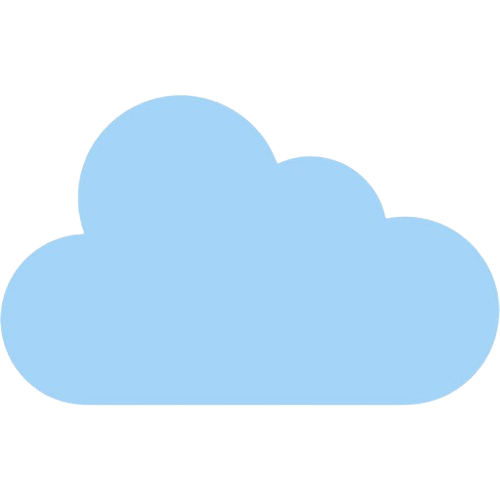
#> input picture adventage programming/lesson 1 oop/image_generator/images/cloud.png, 500 x 500 px
$ python image_generator_ai_version.py
#> lines starting #> are read from the running program, lines starting #| are printed output that depends on the picture
import operator
from PIL import Image


class WrapperImage:
    def __init__(self, size, bg_color=None):
        self.size = size
        self.bg_color = bg_color

    def dominant_color(self, image_path):
#> called with image_path = './images/cloud.png'
        img = Image.open(image_path).resize((150, 150)).convert("RGB")
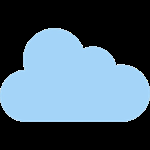
#> img: PIL image 150x150 RGB; mean R, G, B 75.2, 96.9, 113
        pixels = img.getdata()

        color_count = {}
        for pixel in pixels:
            color_count[pixel] = color_count.get(pixel, 0) + 1
#> after the loop, color_count = 614 items

        dominant_color = max(color_count.items(), key=operator.itemgetter(1))[0]
#> dominant_color = (0, 0, 0)
        self.bg_color = dominant_color
#> self.bg_color = (0, 0, 0)

    def create_canvas(self):
        return Image.new("RGB", (self.size, self.size), self.bg_color)
#> returned value: PIL image 600x600 RGB; every value is 0


class MainImage:
    def __init__(self, path, size):
        self.path = path
        self.size = size

    def resize(self):
        return Image.open(self.path).resize((self.size, self.size))

    def paste_to_center(self, canvas):
        padding = (canvas.size[0] - self.size) // 2
#> padding = 50
        canvas.paste(self.resize(), (padding, padding))
#> in resize, returned value is the input picture: PIL image 500x500 RGBA; mean R, G, B, A 74.6, 96, 112, 113.3
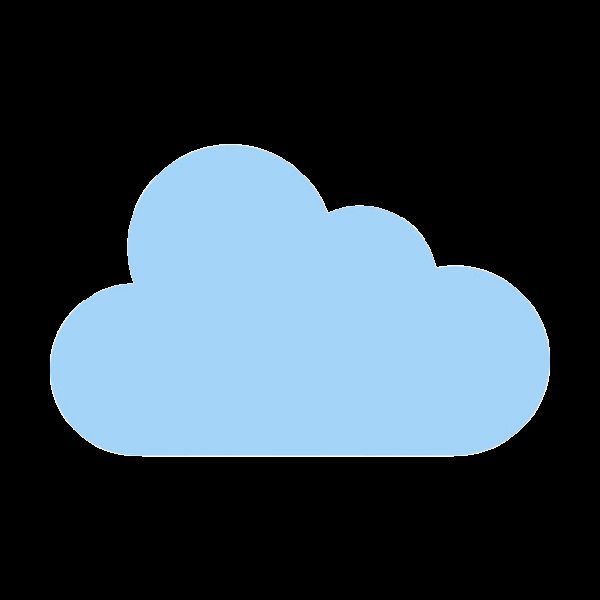
#> canvas: PIL image 600x600 RGB; mean R, G, B 51.8, 66.7, 77.8


class SubImage:
    def __init__(self, path, position, size):
        self.path = path
        self.position = position
        self.size = size

    def resize(self):
        return Image.open(self.path).resize((self.size, self.size))
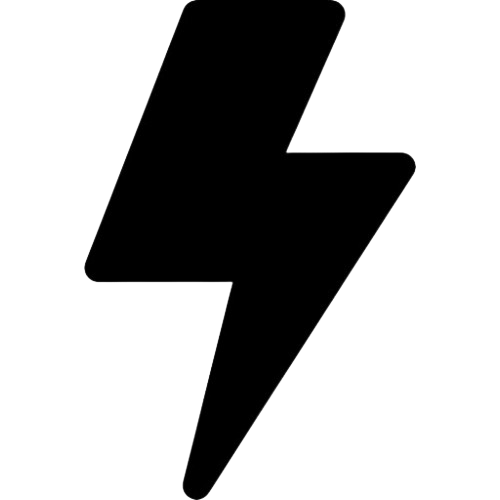
#> input picture adventage programming/lesson 1 oop/image_generator/images/storm.png, 500 x 500 px
#> returned value: PIL image 300x300 RGBA

    def paste(self, canvas):
        canvas.paste(self.resize(), self.position)
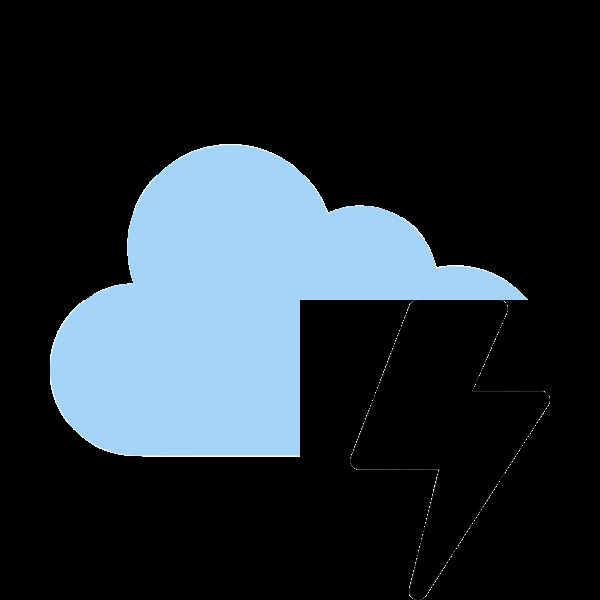
#> canvas: PIL image 600x600 RGB; mean R, G, B 35.2, 45.2, 52.6


def create_image(main_image, sub_images, wrapper_size):

    if main_image["size"] >= wrapper_size:
        print("Main image must be smaller than wrapper.")
        return

    # wrapper yaratish
    wrapper = WrapperImage(wrapper_size)
    wrapper.dominant_color(main_image["path"])
    canvas = wrapper.create_canvas()

    # main image
    main = MainImage(main_image["path"], main_image["size"])
    main.paste_to_center(canvas)

    # 4 katak pozitsiya
    half = wrapper_size // 2
    positions = [
        (0, 0),
        (half, 0),
        (0, half),
        (half, half),
    ]

    # sub images
    for sub in sub_images:
        pos = positions[sub["position_id"]]
        sub_img = SubImage(sub["path"], pos, half)
        sub_img.paste(canvas)
#> pass 2 of the loop in create_image, `for sub in sub_images:`:
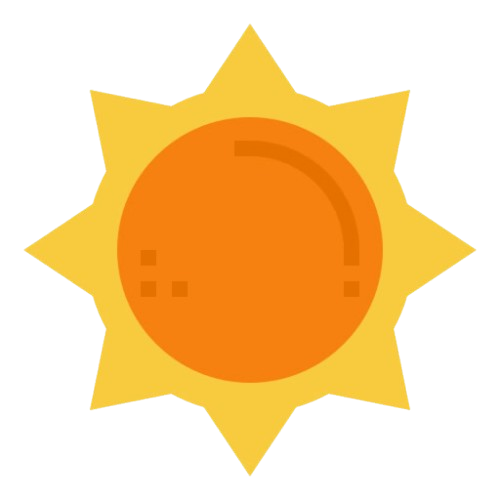
#> input picture adventage programming/lesson 1 oop/image_generator/images/sun.png, 500 x 500 px
#> in paste (call 2), `canvas.paste(self.resize(), self.position)`:
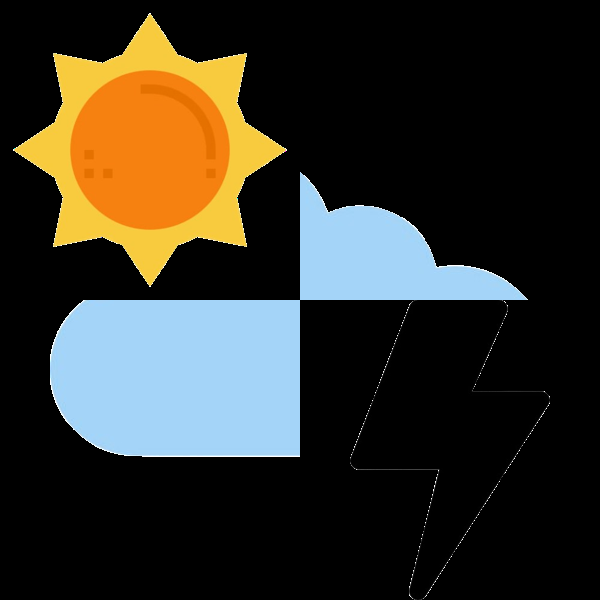
#> canvas: PIL image 600x600 RGB; mean R, G, B 50.8, 48.8, 40.2

    canvas.save("result.jpg")
    print("Saved result.jpg")


# 🔥 TEST
small_images = [
    {"path": "./images/storm.png", "position_id": 3},
    {"path": "./images/sun.png", "position_id": 0}
]

main_image = {
    "path": "./images/cloud.png",
    "size": 500
}

create_image(main_image, small_images, 600)
